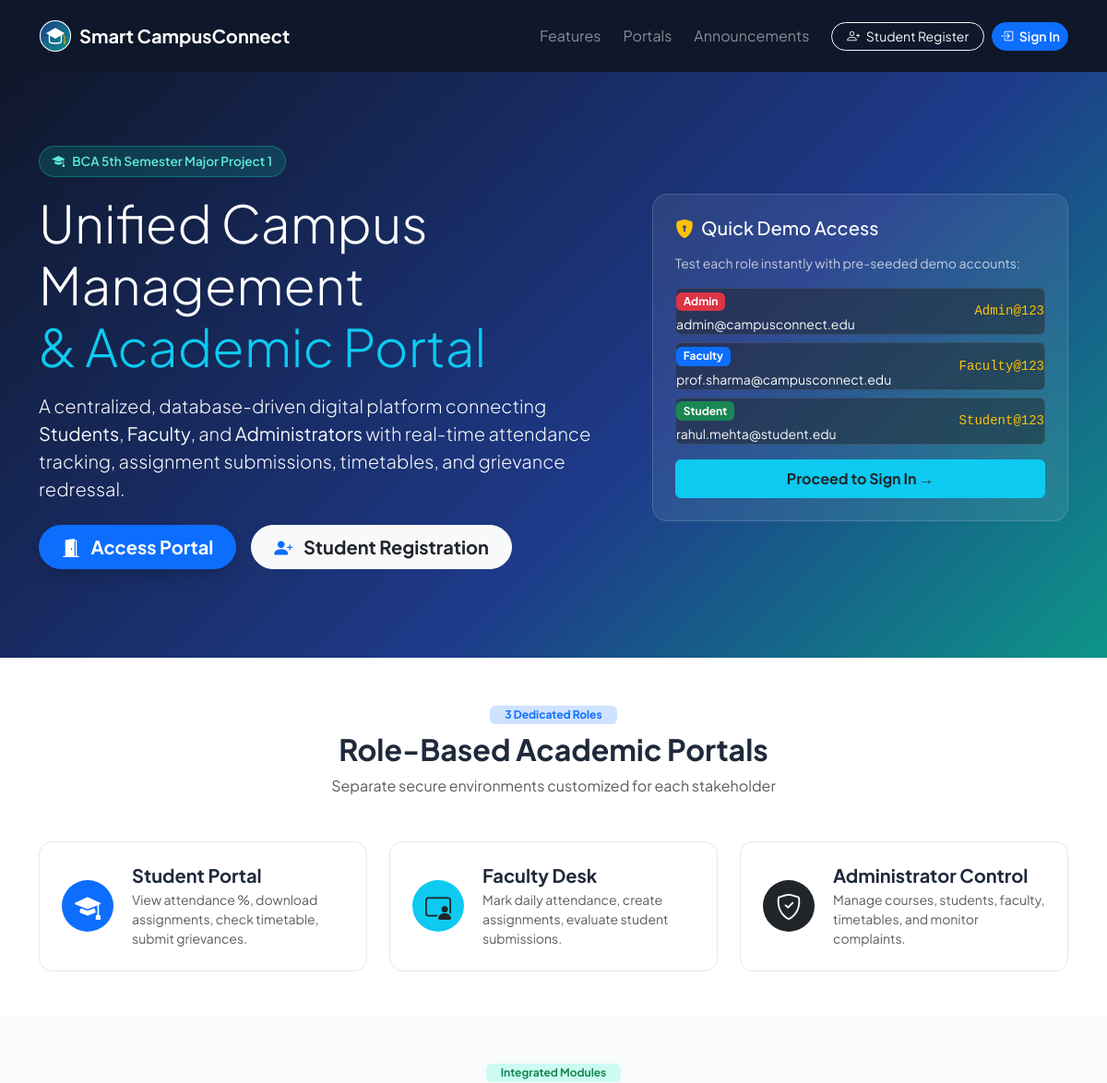
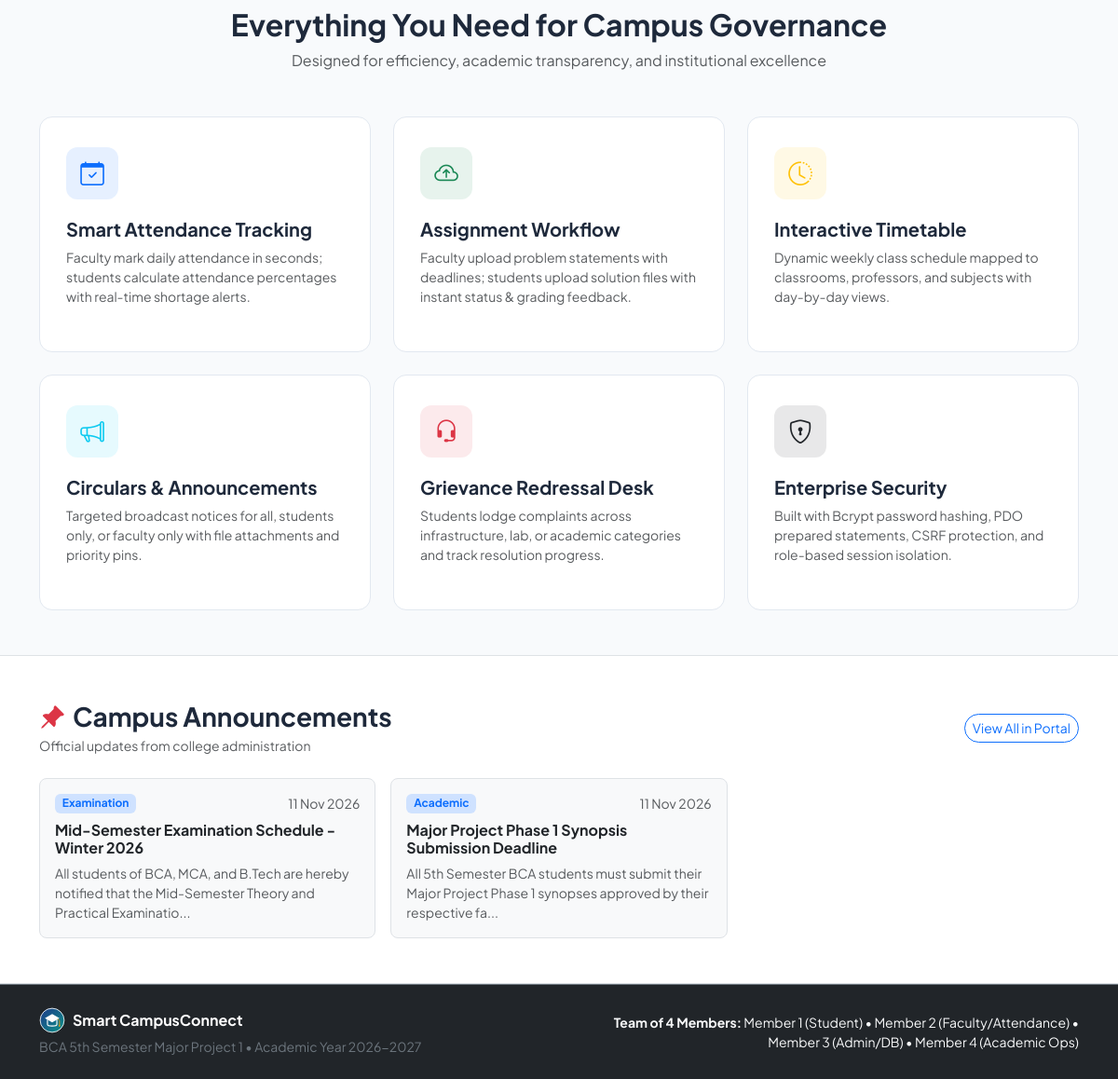
The page / on the database its author committed (2 pictures, top to bottom).
### tables this page shows
CREATE TABLE `notices` (
  `id` INT AUTO_INCREMENT PRIMARY KEY,
  `title` VARCHAR(200) NOT NULL,
  `content` TEXT NOT NULL,
  `target_audience` ENUM('all', 'students', 'faculty') NOT NULL DEFAULT 'all',
  `category` ENUM('Academic', 'Examination', 'Event', 'Urgent', 'General') NOT NULL DEFAULT 'General',
  `posted_by_user_id` INT NOT NULL,
  `attachment_path` VARCHAR(255) NULL,
  `is_pinned` TINYINT(1) NOT NULL DEFAULT 0,
  `created_at` TIMESTAMP NOT NULL DEFAULT CURRENT_TIMESTAMP,
  CONSTRAINT `fk_notices_user` FOREIGN KEY (`posted_by_user_id`) REFERENCES `users` (`id`) ON DELETE CASCADE,
  INDEX `idx_notice_audience` (`target_audience`),
  INDEX `idx_notice_pinned` (`is_pinned`)
);

### includes/functions.php (called while the page is built, shortened)
<?php
function e($string) {
    return htmlspecialchars((string)$string, ENT_QUOTES, 'UTF-8');
}
function format_date($date, $format = 'd M Y') {
    return date($format, strtotime($date));
}

### index.php (the view, shortened to what this page needs)
<?php
require_once __DIR__ . '/includes/auth.php';
require_once __DIR__ . '/includes/functions.php';
try {
    $noticesStmt = $pdo->query("
        SELECT id, title, content, category, created_at
        FROM notices
        WHERE is_pinned = 1
        ORDER BY created_at DESC
        LIMIT 3
    ");
    $pinnedNotices = $noticesStmt->fetchAll();
} catch (Exception $e) {
    $pinnedNotices = [];
}
?>
<!DOCTYPE html>
<html lang="en">
<head>
    <link href="https://cdn.jsdelivr.net/npm/bootstrap@5.3.2/dist/css/bootstrap.min.css" rel="stylesheet">
    <link href="https://cdn.jsdelivr.net/npm/bootstrap-icons@1.11.1/font/bootstrap-icons.css" rel="stylesheet">
</head>
<body>
    <nav class="navbar navbar-expand-lg navbar-dark bg-dark py-3" style="background-color: #0f172a !important;">
        <div class="container">
            <a class="navbar-brand d-flex align-items-center gap-2 fw-bold" href="<?= BASE_URL ?>">
                <img src="<?= BASE_URL ?>assets/images/logo.svg" alt="Logo" width="36" height="36">
                <span>Smart CampusConnect</span>
            </a>
            <div class="collapse navbar-collapse" id="navMenu">
                <ul class="navbar-nav ms-auto align-items-center gap-2 mt-3 mt-lg-0">
                    <li class="nav-item">
                        <a class="nav-link text-white-50" href="#features">Features</a>
                    </li>
                    <li class="nav-item">
                        <a class="nav-link text-white-50" href="#portals">Portals</a>
                    </li>
                    <li class="nav-item">
                        <a class="nav-link text-white-50" href="#notices">Announcements</a>
                    </li>
                    <li class="nav-item ms-lg-2">
                        <a class="btn btn-outline-light btn-sm px-3 py-1.5 rounded-pill" href="<?= BASE_URL ?>register.php">
                            <i class="bi bi-person-plus me-1"></i> Student Register
                        </a>
                    </li>
                    <li class="nav-item">
                        <a class="btn btn-primary btn-sm px-3.5 py-1.5 rounded-pill fw-semibold" href="<?= BASE_URL ?>login.php">
                            <i class="bi bi-box-arrow-in-right me-1"></i> Sign In
                        </a>
                    </li>
                </ul>
            </div>
        </div>
    </nav>
    <section class="hero-section">
        <div class="container position-relative">
            <div class="row align-items-center">
                <div class="col-lg-7">
                    <div class="hero-badge mb-3">
                        <i class="bi bi-mortarboard-fill"></i> BCA 5th Semester Major Project 1
                    </div>
                    <h1 class="display-4 fw-extrabold mb-3 line-height-1 text-white">
                        Unified Campus Management <br><span class="text-info">&amp; Academic Portal</span>
                    </h1>
                    <p class="lead text-light text-opacity-80 mb-4" style="max-width: 620px;">
                        A centralized, database-driven digital platform connecting <strong>Students</strong>, <strong>Faculty</strong>, and <strong>Administrators</strong> with real-time attendance tracking, assignment submissions, timetables, and grievance redressal.
                    </p>
                    <div class="d-flex flex-wrap gap-3">
                        <a href="<?= BASE_URL ?>login.php" class="btn btn-primary btn-lg px-4 py-2.5 rounded-pill fw-bold shadow">
                            <i class="bi bi-door-open-fill me-2"></i> Access Portal
                        </a>
                        <a href="<?= BASE_URL ?>register.php" class="btn btn-light btn-lg px-4 py-2.5 rounded-pill fw-bold text-dark">
                            <i class="bi bi-person-plus-fill me-2 text-primary"></i> Student Registration
                        </a>
                    </div>
                </div>
                <div class="col-lg-5 d-none d-lg-block">
                    <div class="p-4 rounded-4" style="background: rgba(255, 255, 255, 0.08); backdrop-filter: blur(8px); border: 1px solid rgba(255, 255, 255, 0.15);">
                        <h5 class="text-white mb-3 d-flex align-items-center gap-2">
                            <i class="bi bi-shield-lock-fill text-warning"></i> Quick Demo Access
                        </h5>
                        <p class="text-light text-opacity-75 small">Test each role instantly with pre-seeded demo accounts:</p>
                        <div class="d-flex flex-column gap-2 mb-3">
                            <div class="p-2.5 bg-dark bg-opacity-50 rounded border border-light border-opacity-10 d-flex justify-content-between align-items-center">
                                <div>
                                    <span class="badge bg-danger text-white">Admin</span>
                                    <div class="small text-light mt-1">admin@campusconnect.edu</div>
                                </div>
                                <code class="text-warning small">Admin@123</code>
                            </div>
                            <div class="p-2.5 bg-dark bg-opacity-50 rounded border border-light border-opacity-10 d-flex justify-content-between align-items-center">
                                <div>
                                    <span class="badge bg-primary text-white">Faculty</span>
                                    <div class="small text-light mt-1">prof.sharma@campusconnect.edu</div>
                                </div>
                                <code class="text-warning small">Faculty@123</code>
                            </div>
                            <div class="p-2.5 bg-dark bg-opacity-50 rounded border border-light border-opacity-10 d-flex justify-content-between align-items-center">
                                <div>
                                    <span class="badge bg-success text-white">Student</span>
                                    <div class="small text-light mt-1">rahul.mehta@student.edu</div>
                                </div>
                                <code class="text-warning small">Student@123</code>
                            </div>
                        </div>
                        <a href="<?= BASE_URL ?>login.php" class="btn btn-info w-100 fw-bold text-dark py-2">
                            Proceed to Sign In &rarr;
                        </a>
                    </div>
                </div>
            </div>
        </div>
    </section>
    <section class="py-5 bg-white" id="portals">
        <div class="container">
            <div class="text-center mb-5">
                <span class="badge bg-primary-subtle text-primary fw-bold px-3 py-1.5 mb-2">3 Dedicated Roles</span>
                <h2 class="fw-bold">Role-Based Academic Portals</h2>
                <p class="text-muted">Separate secure environments customized for each stakeholder</p>
            </div>
            <div class="row g-4">
                <div class="col-md-4">
                    <a href="<?= BASE_URL ?>login.php" class="portal-pill">
                        <div class="bg-primary text-white rounded-circle p-3 d-flex align-items-center justify-content-center" style="width: 56px; height: 56px;">
                            <i class="bi bi-mortarboard-fill fs-3"></i>
                        </div>
                        <div>
                            <h5 class="fw-bold mb-1">Student Portal</h5>
                            <p class="text-muted small mb-0">View attendance %, download assignments, check timetable, submit grievances.</p>
                        </div>
                    </a>
                </div>
                <div class="col-md-4">
                    <a href="<?= BASE_URL ?>login.php" class="portal-pill">
                        <div class="bg-info text-dark rounded-circle p-3 d-flex align-items-center justify-content-center" style="width: 56px; height: 56px;">
                            <i class="bi bi-person-video3 fs-3"></i>
                        </div>
                        <div>
                            <h5 class="fw-bold mb-1">Faculty Desk</h5>
                            <p class="text-muted small mb-0">Mark daily attendance, create assignments, evaluate student submissions.</p>
                        </div>
                    </a>
                </div>
                <div class="col-md-4">
                    <a href="<?= BASE_URL ?>login.php" class="portal-pill">
                        <div class="bg-dark text-white rounded-circle p-3 d-flex align-items-center justify-content-center" style="width: 56px; height: 56px;">
                            <i class="bi bi-shield-check fs-3"></i>
                        </div>
                        <div>
                            <h5 class="fw-bold mb-1">Administrator Control</h5>
                            <p class="text-muted small mb-0">Manage courses, students, faculty, timetables, and monitor complaints.</p>
                        </div>
                    </a>
                </div>
            </div>
        </div>
    </section>
    <section class="py-5" id="features">
        <div class="container">
            <div class="text-center mb-5">
                <span class="badge bg-teal-subtle text-success fw-bold px-3 py-1.5 mb-2" style="background-color: #ccfbf1; color: #0f766e;">Integrated Modules</span>
                <h2 class="fw-bold">Everything You Need for Campus Governance</h2>
                <p class="text-muted">Designed for efficiency, academic transparency, and institutional excellence</p>
            </div>
            <div class="row g-4">
                <div class="col-md-4">
                    <div class="feature-card">
                        <div class="feature-icon bg-primary bg-opacity-10 text-primary">
                            <i class="bi bi-calendar-check"></i>
                        </div>
                        <h5 class="fw-bold mb-2">Smart Attendance Tracking</h5>
                        <p class="text-muted small">Faculty mark daily attendance in seconds; students calculate attendance percentages with real-time shortage alerts.</p>
                    </div>
                </div>
                <div class="col-md-4">
                    <div class="feature-card">
                        <div class="feature-icon bg-success bg-opacity-10 text-success">
                            <i class="bi bi-cloud-arrow-up"></i>
                        </div>
                        <h5 class="fw-bold mb-2">Assignment Workflow</h5>
                        <p class="text-muted small">Faculty upload problem statements with deadlines; students upload solution files with instant status & grading feedback.</p>
                    </div>
                </div>
                <div class="col-md-4">
                    <div class="feature-card">
                        <div class="feature-icon bg-warning bg-opacity-10 text-warning">
                            <i class="bi bi-clock-history"></i>
                        </div>
                        <h5 class="fw-bold mb-2">Interactive Timetable</h5>
                        <p class="text-muted small">Dynamic weekly class schedule mapped to classrooms, professors, and subjects with day-by-day views.</p>
                    </div>
                </div>
                <div class="col-md-4">
                    <div class="feature-card">
                        <div class="feature-icon bg-info bg-opacity-10 text-info">
                            <i class="bi bi-megaphone"></i>
                        </div>
                        <h5 class="fw-bold mb-2">Circulars & Announcements</h5>
                        <p class="text-muted small">Targeted broadcast notices for all, students only, or faculty only with file attachments and priority pins.</p>
                    </div>
                </div>
                <div class="col-md-4">
                    <div class="feature-card">
                        <div class="feature-icon bg-danger bg-opacity-10 text-danger">
                            <i class="bi bi-headset"></i>
                        </div>
                        <h5 class="fw-bold mb-2">Grievance Redressal Desk</h5>
                        <p class="text-muted small">Students lodge complaints across infrastructure, lab, or academic categories and track resolution progress.</p>
                    </div>
                </div>
                <div class="col-md-4">
                    <div class="feature-card">
                        <div class="feature-icon bg-dark bg-opacity-10 text-dark">
                            <i class="bi bi-shield-lock"></i>
                        </div>
                        <h5 class="fw-bold mb-2">Enterprise Security</h5>
                        <p class="text-muted small">Built with Bcrypt password hashing, PDO prepared statements, CSRF protection, and role-based session isolation.</p>
                    </div>
                </div>
            </div>
        </div>
    </section>
    <?php if (!empty($pinnedNotices)): ?>
    <section class="py-5 bg-white border-top border-bottom" id="notices">
        <div class="container">
            <div class="d-flex justify-content-between align-items-center mb-4">
                <div>
                    <h3 class="fw-bold mb-1"><i class="bi bi-pin-angle-fill text-danger me-2"></i>Campus Announcements</h3>
                    <p class="text-muted mb-0 small">Official updates from college administration</p>
                </div>
                <a href="<?= BASE_URL ?>login.php" class="btn btn-outline-primary btn-sm rounded-pill">View All in Portal</a>
            </div>
            <div class="row g-3">
                <?php foreach ($pinnedNotices as $n): ?>
                    <div class="col-md-4">
                        <div class="p-3 border rounded-3 h-100 bg-light">
                            <div class="d-flex justify-content-between align-items-center mb-2">
                                <span class="badge bg-primary-subtle text-primary"><?= e($n['category']) ?></span>
                                <small class="text-muted"><?= format_date($n['created_at']) ?></small>
                            </div>
                            <h6 class="fw-bold text-dark"><?= e($n['title']) ?></h6>
                            <p class="text-muted small mb-0"><?= e(substr($n['content'], 0, 110)) ?>...</p>
                        </div>
                    </div>
                <?php endforeach; ?>
            </div>
        </div>
    </section>
    <?php endif; ?>
    <footer class="bg-dark text-white py-4 border-top border-secondary">
        <div class="container text-center text-md-start">
            <div class="row align-items-center">
                <div class="col-md-6 mb-3 mb-md-0">
                    <div class="d-flex align-items-center gap-2 justify-content-center justify-content-md-start">
                        <img src="<?= BASE_URL ?>assets/images/logo.svg" alt="Logo" width="28" height="28">
                        <span class="fw-bold">Smart CampusConnect</span>
                    </div>
                    <p class="text-secondary small mb-0 mt-1">BCA 5th Semester Major Project 1 &bull; Academic Year 2026-2027</p>
                </div>
                <div class="col-md-6 text-md-end text-center">
                    <div class="text-light small">
                        <strong>Team of 4 Members:</strong> Member 1 (Student) &bull; Member 2 (Faculty/Attendance) &bull; Member 3 (Admin/DB) &bull; Member 4 (Academic Ops)
                    </div>
                </div>
            </div>
        </div>
    </footer>
</body>
</html>

### rows shown on the page
notices: category "Examination", created_at "11 Nov 2026", title "Mid-Semester Examination Schedule - Winter 2026", content "All students of BCA, MCA, and B.Tech are hereby notified that the Mid-Semester Theory and Practical Examinatio"
notices: category "Academic", created_at "11 Nov 2026", title "Major Project Phase 1 Synopsis Submission Deadline", content "All 5th Semester BCA students must submit their Major Project Phase 1 synopses approved by their respective fa"
